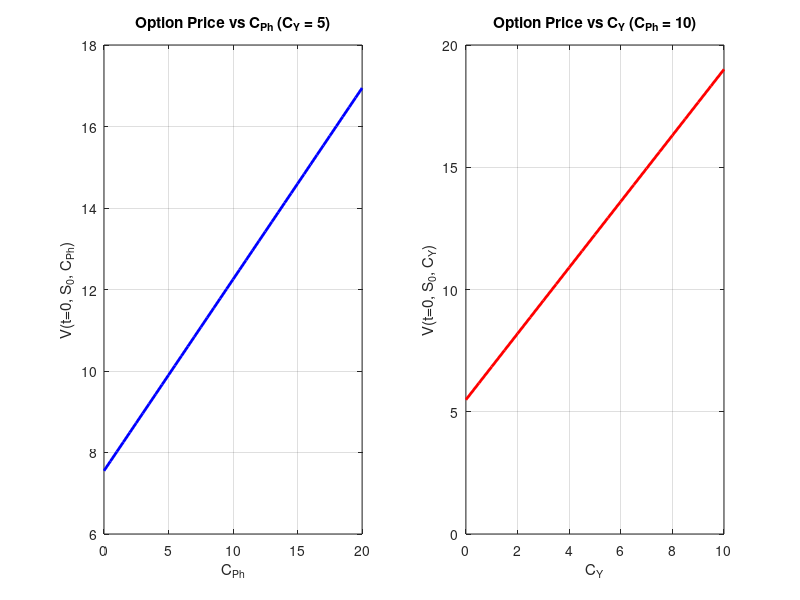

MATLAB code for this plot:
% Parameters
Pi0 = 1;            % Nominal value (100%)
S0 = 100;           % Fixed initial stock price
K = S0;             % Strike price
T = 5;              % Maturity in years
delta_t = 1;        % Observation frequency in years
sigma = 0.3;        % Volatility
r = 0.02;           % Risk-free rate
N = 10000;          % Number of simulations
timesteps = T / delta_t;

% Fixed barriers
B_Ph = 120;    % Fixed autocall barrier
B_Y = 80;      % Fixed coupon barrier
B_Put = 70;    % Fixed put barrier

% Time vector
t = delta_t * (1:timesteps);

% Simulate N trajectories of S_t once for both analyses
Z = randn(N, timesteps);
S = zeros(N, timesteps);
S(:,1) = S0;
for i = 2:timesteps
    S(:,i) = S(:,i-1) .* exp((r - 0.5 * sigma^2) * delta_t + sigma * sqrt(delta_t) .* Z(:,i));
end

%% Sensitivity to C_Ph
C_Ph_values = 0:0.5:20;    % Varying C_Ph from 0% to 20% of S0
C_Y_fixed = 5;             % Fixed C_Y at 5% of S0

V_CPh = zeros(length(C_Ph_values),1);

for idx = 1:length(C_Ph_values)
    C_Ph = C_Ph_values(idx);
    Payoff_Put = zeros(N,1);
    for n = 1:N
        PV = 0; autocall = false;
        for i = 1:timesteps
            if S(n,i) > B_Ph
                PV = (Pi0 + C_Ph) * exp(-r * t(i));
                autocall = true; break;
            elseif S(n,i) >= B_Y && S(n,i) <= B_Ph
                PV = PV + C_Y_fixed * exp(-r * t(i));
            end
        end
        if ~autocall
            S_N = S(n,end);
            if S_N > B_Ph
                PV = PV + (Pi0 + C_Ph) * exp(-r * T);
            elseif S_N >= B_Y && S_N <= B_Ph
                PV = PV + (Pi0 + C_Y_fixed) * exp(-r * T);
            elseif S_N > B_Put && S_N < B_Y
                PV = PV + Pi0 * exp(-r * T);
            else
                Payoff = max((K - S_N)/S0, 0);
                PV = PV + Payoff * exp(-r * T);
            end
        end
        Payoff_Put(n) = PV;
    end
    V_CPh(idx) = mean(Payoff_Put);
end

%% Sensitivity to C_Y
C_Y_values = 0:0.5:10;     % Varying C_Y from 0% to 10% of S0
C_Ph_fixed = 10;           % Fixed C_Ph at 10% of S0

V_CY = zeros(length(C_Y_values),1);

for idx = 1:length(C_Y_values)
    C_Y = C_Y_values(idx);
    Payoff_Put = zeros(N,1);
    for n = 1:N
        PV = 0; autocall = false;
        for i = 1:timesteps
            if S(n,i) > B_Ph
                PV = (Pi0 + C_Ph_fixed) * exp(-r * t(i));
                autocall = true; break;
            elseif S(n,i) >= B_Y && S(n,i) <= B_Ph
                PV = PV + C_Y * exp(-r * t(i));
            end
        end
        if ~autocall
            S_N = S(n,end);
            if S_N > B_Ph
                PV = PV + (Pi0 + C_Ph_fixed) * exp(-r * T);
            elseif S_N >= B_Y && S_N <= B_Ph
                PV = PV + (Pi0 + C_Y) * exp(-r * T);
            elseif S_N > B_Put && S_N < B_Y
                PV = PV + Pi0 * exp(-r * T);
            else
                Payoff = max((K - S_N)/S0, 0);
                PV = PV + Payoff * exp(-r * T);
            end
        end
        Payoff_Put(n) = PV;
    end
    V_CY(idx) = mean(Payoff_Put);
end

%% Plotting the results
figure;
subplot(1,2,1);
plot(C_Ph_values, V_CPh, 'b', 'LineWidth', 2);
xlabel('C_{Ph}');
ylabel('V(t=0, S_0, C_{Ph})');
title('Option Price vs C_{Ph} (C_Y = 5)');
grid on;

subplot(1,2,2);
plot(C_Y_values, V_CY, 'r', 'LineWidth', 2);
xlabel('C_Y');
ylabel('V(t=0, S_0, C_Y)');
title('Option Price vs C_Y (C_{Ph} = 10)');
grid on;